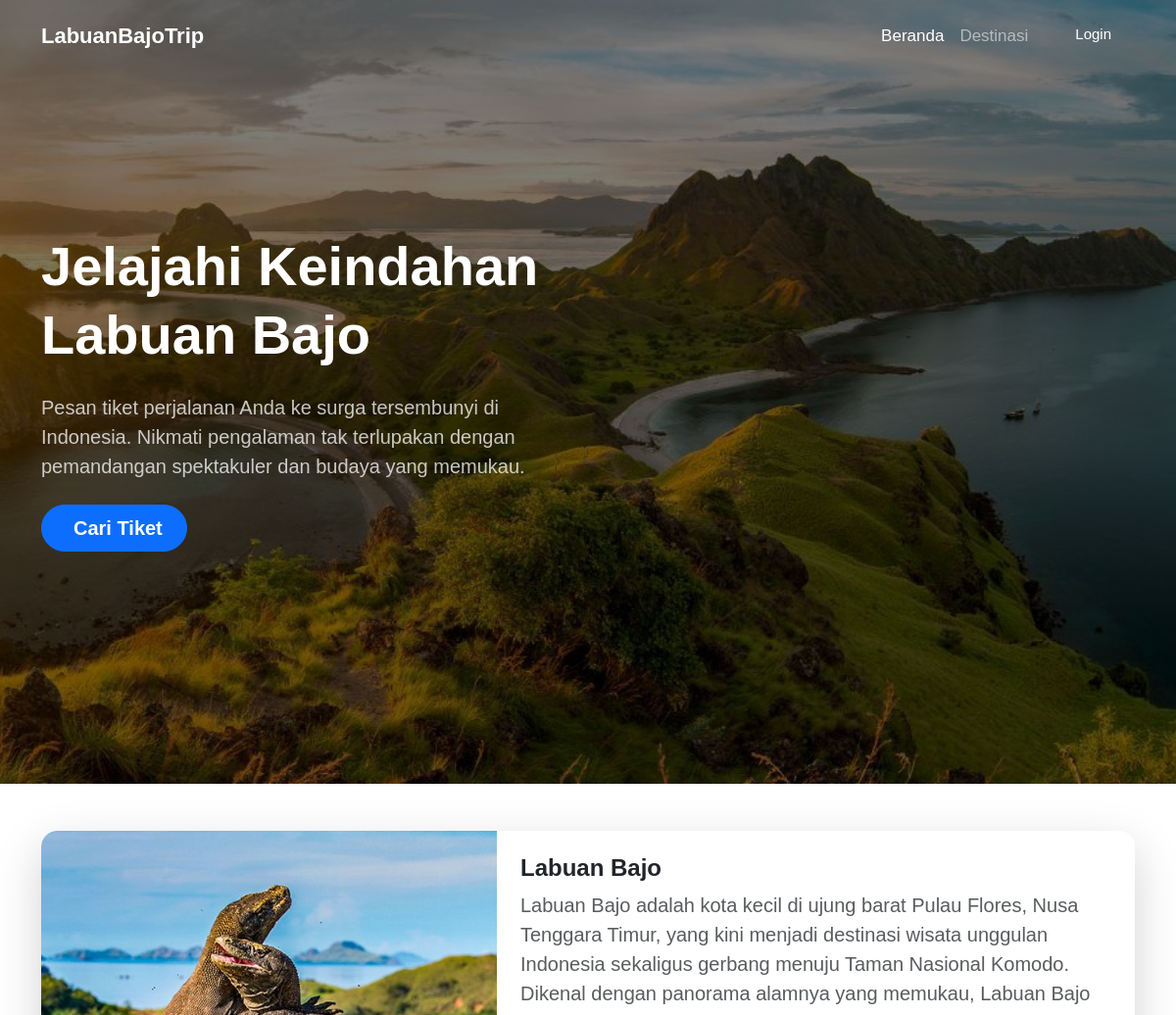
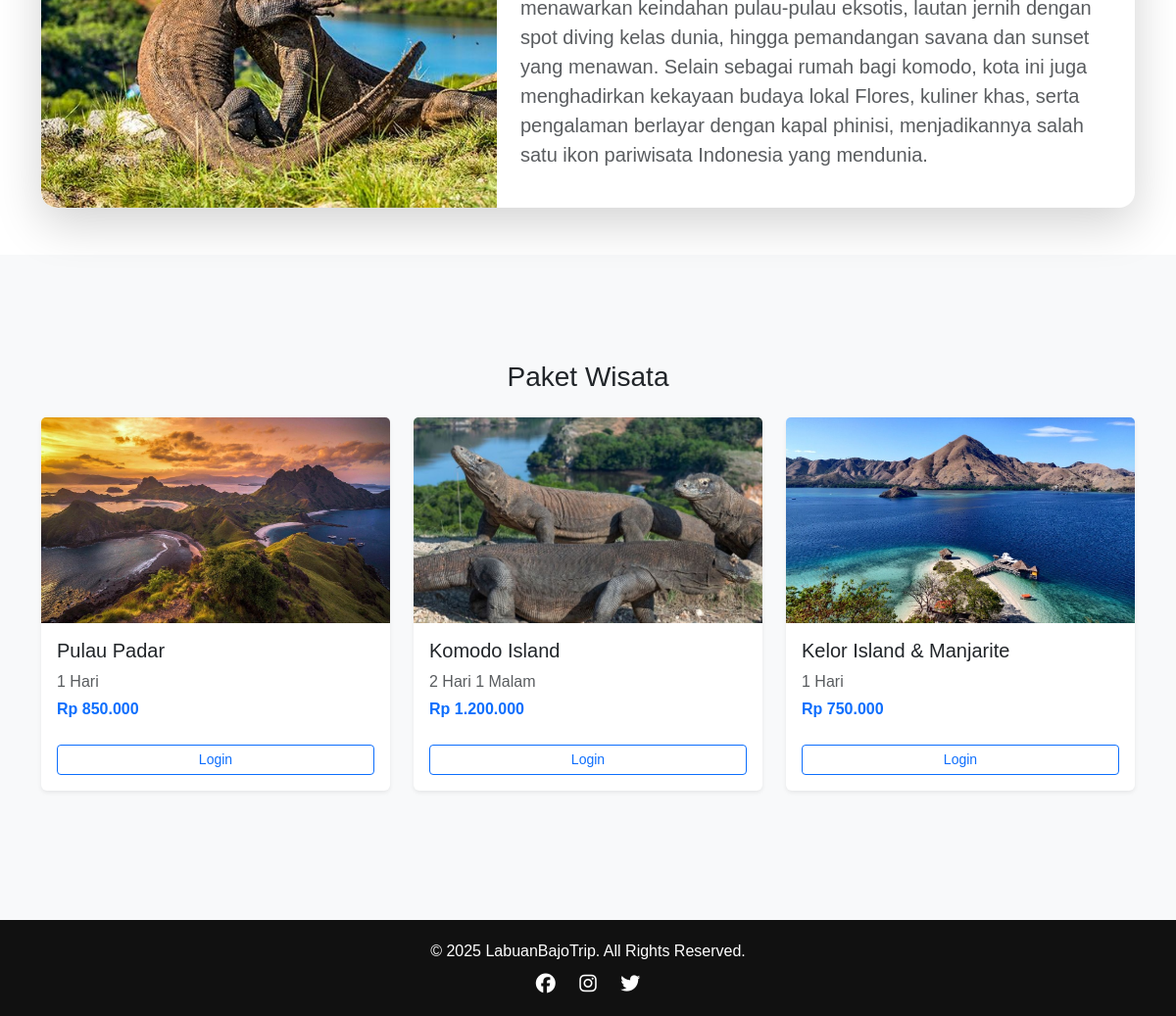
The page /users/index.php on the database its author committed (2 pictures, top to bottom).
### tables this page shows
CREATE TABLE `tiket` (
  `id` int NOT NULL,
  `nama_paket` varchar(100) NOT NULL,
  `deskripsi` text NOT NULL,
  `harga` decimal(10,2) NOT NULL,
  `durasi` varchar(50) NOT NULL,
  `kategori` varchar(50) NOT NULL,
  `gambar` varchar(255) NOT NULL,
  `stok` int DEFAULT '0',
  `status` enum('aktif','nonaktif') DEFAULT 'aktif',
  `fasilitas` text,
  `itinerary` text,
  `syarat` text,
  `latitude` decimal(10,6) DEFAULT NULL,
  `longitude` decimal(10,6) DEFAULT NULL,
  `created_at` timestamp NULL DEFAULT CURRENT_TIMESTAMP,
  `updated_at` timestamp NULL DEFAULT CURRENT_TIMESTAMP ON UPDATE CURRENT_TIMESTAMP
);

### users/index.php (the view, shortened to what this page needs)
<!DOCTYPE html>
<html lang="id">
<head>
  <link href="https://cdn.jsdelivr.net/npm/bootstrap@5.3.2/dist/css/bootstrap.min.css" rel="stylesheet">
  <link href="https://cdnjs.cloudflare.com/ajax/libs/font-awesome/6.4.2/css/all.min.css" rel="stylesheet">
</head>
<body style="font-family:'Poppins', sans-serif;">
    <nav class="navbar navbar-expand-lg fixed-top navbar-dark"
        style="background:rgba(0, 0, 0, 0); padding:15px 0; font-size:17px;">
    <div class="container">
        <a class="navbar-brand fw-bold" href="#" style="font-size:22px;">LabuanBajoTrip</a>
        <div class="collapse navbar-collapse" id="navbarNav">
        <ul class="navbar-nav ms-auto">
            <li class="nav-item"><a class="nav-link active" href="#">Beranda</a></li>
            <li class="nav-item"><a class="nav-link" href="#destinasi">Destinasi</a></li>
            <li class="nav-item">
            <a class="nav-link btn btn-primary text-white px-4 ms-3" href="login/login.php"
                style="border-radius:25px; padding:8px 18px; font-size:15px;">
            Login
            </a>
            </li>
        </ul>
        </div>
    </div>
    </nav>
<div class="hero-section position-relative d-flex align-items-center vh-100">
    <img src="../assets/images/bg/padar3.jpg"
         alt="Labuan Bajo"
         class="w-100 h-100 position-absolute top-0 start-0 object-fit-cover"
         style="z-index: -2;">
    <div class="position-absolute top-0 start-0 w-100 h-100" style="z-index: -1; background: rgba(0, 0, 0, 0.51);"></div>
    <div class="container position-relative text-white">
        <div class="row">
            <div class="col-lg-6">
                <h1 class="fw-bold display-4 mb-4 lh-sm">Jelajahi Keindahan Labuan Bajo</h1>
                <p class="fs-5 mb-4 opacity-75">
                    Pesan tiket perjalanan Anda ke surga tersembunyi di Indonesia.
                    Nikmati pengalaman tak terlupakan dengan pemandangan spektakuler dan budaya yang memukau.
                </p>
                <a href="#destinasi" class="btn btn-primary btn-lg rounded-pill px-4 fw-semibold">
                    <i class="bi bi-search me-2"></i>Cari Tiket
                </a>
            </div>
        </div>
    </div>
</div>
<div class="container my-5">
  <div class="card shadow-lg border-0 rounded-4" style="height: 400px; overflow: hidden;">
    <div class="row g-0 h-100">
      <div class="col-md-5 h-100">
        <img src="../assets/uploads/komodo.jpg"
             class="img-fluid h-100 rounded-start-4"
             alt="Labuan Bajo"
             style="object-fit: cover; width: 100%; height: 100%;">
      </div>
      <div class="col-md-7 d-flex align-items-center text-start">
        <div class="p-4">
          <h4 class="fw-bold mb-2">Labuan Bajo</h4>
          <p class="text-muted mb-3 fs-5">
            Labuan Bajo adalah kota kecil di ujung barat Pulau Flores, Nusa Tenggara Timur, yang kini menjadi destinasi wisata unggulan Indonesia sekaligus gerbang menuju Taman Nasional Komodo. Dikenal dengan panorama alamnya yang memukau, Labuan Bajo menawarkan keindahan pulau-pulau eksotis, lautan jernih dengan spot diving kelas dunia, hingga pemandangan savana dan sunset yang menawan. Selain sebagai rumah bagi komodo, kota ini juga menghadirkan kekayaan budaya lokal Flores, kuliner khas, serta pengalaman berlayar dengan kapal phinisi, menjadikannya salah satu ikon pariwisata Indonesia yang mendunia.
          </p>
        </div>
      </div>
    </div>
  </div>
</div>
<section id="destinasi" style="padding:60px 0; background:#f8f9fa;">
<div class="container my-5">
    <h3 class="mb-4 text-center">Paket Wisata</h3>
    <div class="row">
        <?php
        include '../database/konek.php';
        $query = "SELECT * FROM tiket WHERE status='aktif' ORDER BY created_at DESC LIMIT 3";
        $result = $konek->query($query);
        if ($result && $result->num_rows > 0) {
            while ($data = $result->fetch_assoc()) {
        ?>
                <div class="col-md-4 mb-4">
                    <div class="card h-100 shadow-sm border-0">
                        <img src="../assets/images/tiket/<?= htmlspecialchars($data['gambar']); ?>" class="card-img-top" alt="<?= htmlspecialchars($data['nama_paket']); ?>" style="height: 210px; width: 100%; object-fit: cover;">
                        <div class="card-body d-flex flex-column">
                            <h5 class="card-title"><?= htmlspecialchars($data['nama_paket']); ?></h5>
                            <p class="text-muted mb-1"><?= htmlspecialchars($data['durasi']); ?></p>
                            <p class="fw-bold text-primary mt-auto">Rp <?= number_format($data['harga'], 0, ',', '.'); ?></p>
                            <a href="login/login.php?id=<?= $data['id']; ?>" class="btn btn-sm btn-outline-primary mt-2">Login</a>
                        </div>
                    </div>
                </div>
        <?php
            }
        } else {
            echo "<div class='col-12 text-center text-muted'>Belum ada paket wisata tersedia.</div>";
        }
        ?>
    </div>
</div>
</section>
  <footer style="background:#111; color:white; text-align:center; padding:20px;">
    <p style="margin-bottom:10px;">&copy; 2025 LabuanBajoTrip. All Rights Reserved.</p>
    <div>
      <a href="#" style="color:white; margin:0 10px;"><i class="fab fa-facebook fa-lg"></i></a>
      <a href="#" style="color:white; margin:0 10px;"><i class="fab fa-instagram fa-lg"></i></a>
      <a href="#" style="color:white; margin:0 10px;"><i class="fab fa-twitter fa-lg"></i></a>
    </div>
  </footer>
</body>
</html>

### rows shown on the page
tiket: gambar (picture), nama_paket "Pulau Padar", durasi "1 Hari", harga "850.000"
tiket: gambar (picture), nama_paket "Komodo Island", durasi "2 Hari 1 Malam", harga "1.200.000"
tiket: gambar (picture), nama_paket "Kelor Island & Manjarite", durasi "1 Hari", harga "750.000"
